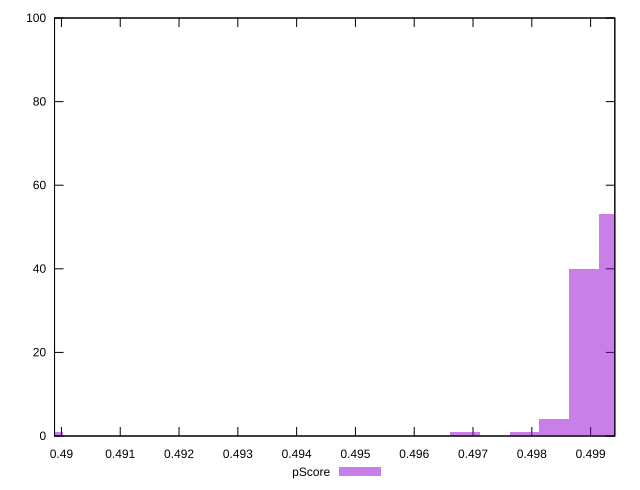

Write gnuplot code to recreate this figure.
reset

$pScore <<EOF
0.48977164118370703 1
0.4988883832119456 40
0.49838189754371015 4
0.4993948688801811 53
0.4968624405390037 1
0.4978754118754747 1
EOF

set key outside below
set boxwidth 0.0005064856682354778
set xrange [0.4898823529411765:0.49941176470588233]
set yrange [0:100]
set trange [0:100]
set style fill transparent solid 0.5 noborder
set terminal svg size 640, 490 enhanced background rgb 'white'
set output "report_0_00242021-02-20T12:25:28.543Z/uses-rel-preload/samples/pages+cached+noadtech+nomedia/pScore/histogram.svg"

plot $pScore title "pScore" with boxes

reset
